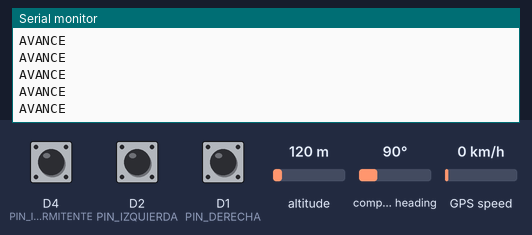
Simulated run of this sketch. Board: ESP8266 (Wemos D1 mini). Parts: the last lines printed to the serial monitor. The inputs (shaded band) are chosen by the test bench; at power-on: D4 (PIN_INTERMITENTE) HIGH, D2 (PIN_IZQUIERDA) HIGH, D1 (PIN_DERECHA) HIGH, altitude 120 m, compass heading 90°, GPS speed 0 km/h. WiFi joins after 1.5 s; servers stay silent unless stated; the GPS gets a fix after 3 s at 37.7749, -122.4194 with 8 satellites; no MQTT or app messages arrive unless stated.

Above: at 2.7 s.
2.8 s: D4 (PIN_INTERMITENTE) pulled LOW for 0.15 s
At 2.82 s:
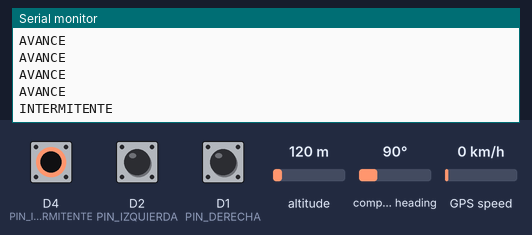
5.1 s: D2 (PIN_IZQUIERDA) pulled LOW for 0.15 s
At 5.12 s:
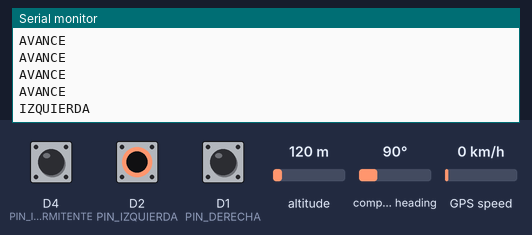
6.7 s: D1 (PIN_DERECHA) pulled LOW for 0.15 s
At 6.76 s:
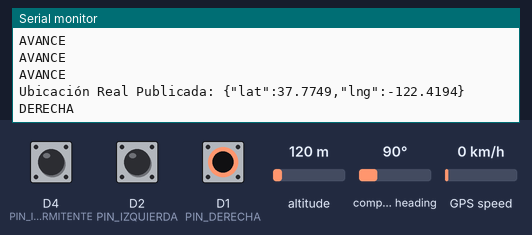

Measured:
- after the input at 2.8 s, the serial monitor: prints a new line at once (image 1)
- after the input at 5.1 s, the serial monitor: prints a new line at once (image 2)
- after the input at 6.7 s, the serial monitor: prints a new line at once (image 3)

The sketch:

ESP8266.ino
```cpp
#include <ESP8266WiFi.h>
#include <WiFiClientSecure.h> // Necesario para conexión segura TLS/SSL (puerto 8883)
#include <PubSubClient.h>
#include <SoftwareSerial.h> // Para comunicación con el GPS
#include <TinyGPS++.h>      // Para procesar los datos del GPS
#include <ArduinoJson.h>    // Para construir el JSON

// --------------------------- CONFIGURACIÓN WIFI Y MQTT -----------------------------
const char* ssid = "RedWifi";
const char* password = "ContraseñaWifi";

// 🔗 CONFIGURACIÓN DE TU BROKER HIVEMQ
const char* mqtt_server = "ed0fe265fc224c2f87f7e116929d24f3.s1.eu.hivemq.cloud";
const int mqtt_port = 8883;                 // Puerto TLS/SSL
const char* mqtt_user = "ropainteligente";
const char* mqtt_pass = "Abc123**";
const char* mqtt_client_id = "ESP8266_Ropa_01";

// 🟢 TÓPICO MQTT para la ubicación
const char* TOPIC_UBICACION = "ropa/ubicacion/coordenadas";

// 📍 CONFIGURACIÓN DE GPS (GY-NEO6MV2)
#define RX_GPS D5  // Conectado al TX del GPS (Pin D5/GPIO14 del Wemos)
#define TX_GPS D6  // Conectado al RX del GPS (Pin D6/GPIO12 del Wemos)

// ⚙️ PINES DE ENTRADA (PULSADORES) - Usando INPUT_PULLUP
const int PIN_DERECHA = D1;
const int PIN_IZQUIERDA = D2;
const int PIN_STOP = D3;
const int PIN_INTERMITENTE = D4;

// INSTANCIAS
WiFiClientSecure espClient;
PubSubClient client(espClient);
SoftwareSerial ss(RX_GPS, TX_GPS);
TinyGPSPlus gps;

// ---------------------- FUNCIONES DE CONEXIÓN ----------------------

void setup_wifi() {
  // ... (código de conexión WiFi)
  delay(10);
  Serial.println("\nConectando a " + String(ssid));
  WiFi.begin(ssid, password);
  while (WiFi.status() != WL_CONNECTED) {
    delay(500);
    Serial.print(".");
  }
  Serial.println("\nWiFi conectado. IP: " + WiFi.localIP().toString());
}

void reconnect() {
  while (!client.connected()) {
    Serial.print("Intentando conexión MQTT...");
    if (client.connect(mqtt_client_id, mqtt_user, mqtt_pass)) {
      Serial.println("conectado");
    } else {
      Serial.print("falló, rc=");
      Serial.print(client.state());
      Serial.println(" Reintentando en 5 segundos");
      delay(5000);
    }
  }
}

void enviarComandoSerial(String comando) {
    // Envía el comando al Arduino Uno (Puerto Serial principal del Wemos)
    Serial.print(comando);
    Serial.print('\n'); // El salto de línea es el delimitador para el Arduino Uno
}

// ---------------------- SETUP Y LOOP ----------------------

void setup() {
  Serial.begin(9600); // Para comunicación con la PC y con el Arduino Uno
  ss.begin(9600);     // Para comunicación con el GPS

  // Configuración de pines de entrada para pulsadores
  pinMode(PIN_DERECHA, INPUT_PULLUP);
  pinMode(PIN_IZQUIERDA, INPUT_PULLUP);
  pinMode(PIN_STOP, INPUT_PULLUP);
  pinMode(PIN_INTERMITENTE, INPUT_PULLUP);

  setup_wifi();

  // Configuración de seguridad para HiveMQ Cloud
  espClient.setInsecure(); // Omitir verificación estricta del certificado
  client.setServer(mqtt_server, mqtt_port);

  Serial.println("Wemos listo.");
}

void loop() {
  if (!client.connected()) {
    reconnect();
  }
  client.loop();

  // A. LECTURA DE PULSADORES Y ENVÍO DE COMANDO AL ARDUINO UNO
  if (digitalRead(PIN_DERECHA) == LOW) {
    enviarComandoSerial("DERECHA");
  } else if (digitalRead(PIN_IZQUIERDA) == LOW) {
    enviarComandoSerial("IZQUIERDA");
  } else if (digitalRead(PIN_STOP) == LOW) {
    enviarComandoSerial("STOP");
  } else if (digitalRead(PIN_INTERMITENTE) == LOW) {
    enviarComandoSerial("INTERMITENTE");
  } else {
    enviarComandoSerial("AVANCE"); // Comando por defecto (luz de avance/posicionamiento)
  }

  // B. LECTURA Y ENVÍO DE GPS REAL a MQTT
  while (ss.available() > 0) {
    gps.encode(ss.read());
  }

  // Publicar cada vez que los datos de GPS se actualicen Y sean válidos
  if (gps.location.isUpdated() && gps.location.isValid() && client.connected()) {

    StaticJsonDocument<100> doc;
    doc["lat"] = gps.location.lat();
    doc["lng"] = gps.location.lng();

    char jsonBuffer[100];
    serializeJson(doc, jsonBuffer);

    // Publicar la ubicación al broker MQTT
    client.publish(TOPIC_UBICACION, jsonBuffer);

    Serial.print("Ubicación Real Publicada: ");
    Serial.println(jsonBuffer);
  }

  delay(50); // Pequeña pausa
}
```
